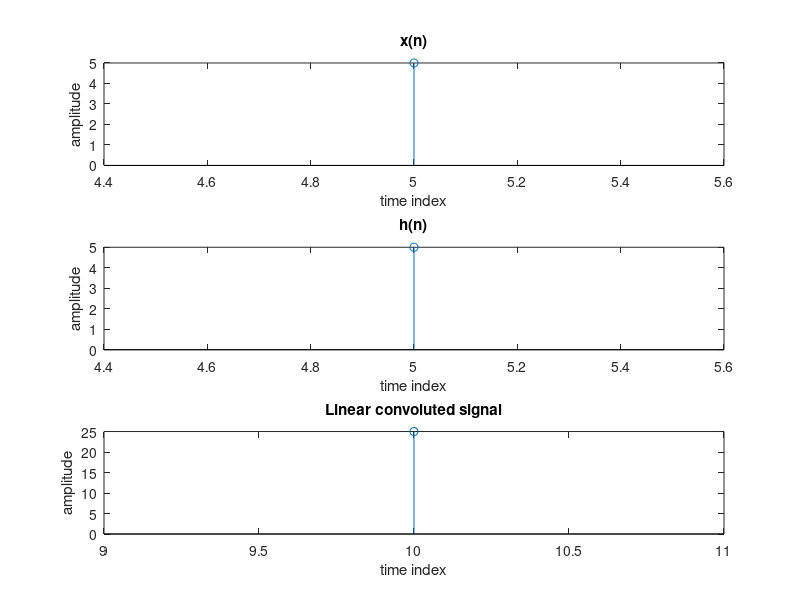

The MATLAB script that drew this image:
clc;
clear all;
close all;

x = input('Enter input x(n): ');
x_ind = input('Enter index of x(n): ');
h = input('Enter input h(n):');
h_ind = input('Enter index of h(n):');
y_ind = min(x_ind)+min(h_ind) : max(x_ind)+max(h_ind);
x_len = length(x);
h_len = length(h);
y_len = x_len+h_len-1
y = zeros(1,y_len);

for i = 1:x_len
    for j = 1:h_len
        y(i+j-1) = y(i+j-1) + (x(i)*h(j));
    end
end
disp(['The convolution result is:'])
disp(y);

subplot(3,1,1);
stem(x_ind,x);
xlabel('time index');
ylabel('amplitude');
title('x(n)');

subplot(3,1,2);
stem(h_ind,h);
xlabel('time index');
ylabel('amplitude');
title('h(n)');

subplot(3,1,3);
stem(y_ind,y);
xlabel('time index');
ylabel('amplitude');
title('Linear convoluted signal');
